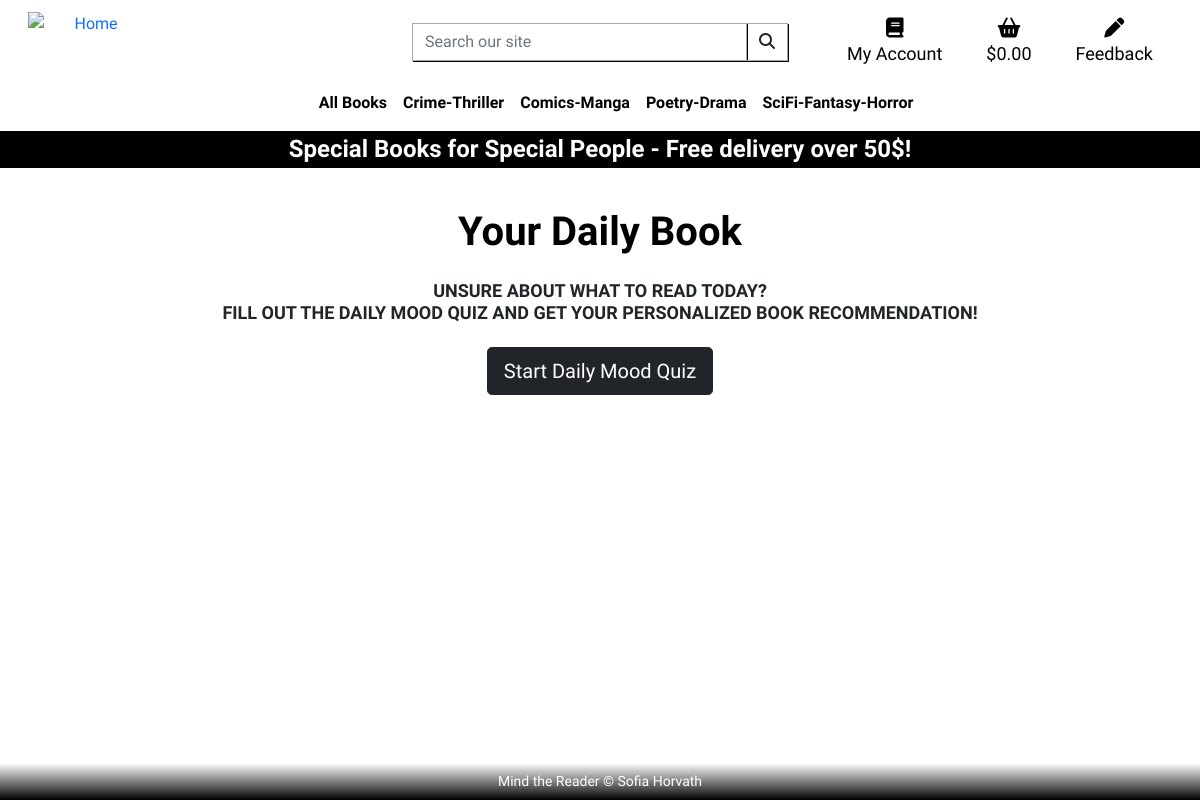
/dailybook/, run on the app's committed database.
### dailybook/models.py (models this page shows)
class Quiz(models.Model):
    name = models.CharField(max_length=255)
    description = models.TextField(blank=True, null=True)

### dailybook/views.py (the view, shortened to what this page needs)
# urls.py: path('', views.quiz, name='quiz'),
def quiz(request):
    context = {}
    context['game_start'] = True
    context['game_on'] = False
    context['game_end'] = False
    quiz = Quiz.objects.filter(name='Your Daily Book').first()
    questions_count = quiz.questions.all().count()
    context['quiz'] = quiz
    context['quiz_name'] = quiz.name
    return render(request, 'dailybook/quiz.html', context=context)

### shopping_bag/contexts.py (called while the page is built, shortened)
def my_bag_contents(request):
    bag_items = []
    total = 0
    product_count = 0
    bag = request.session.get('bag', {})
    if total < settings.FREE_DELIVERY_THRESHOLD:
        delivery = total * Decimal(settings.STANDARD_DELIVERY_PERCENTAGE / 100)
        free_delivery_delta = settings.FREE_DELIVERY_THRESHOLD - total
    else:
        delivery = 0
        free_delivery_delta = 0
    grand_total = delivery + total
    context = {
        'bag_items': bag_items,
        'total': total,
        'product_count': product_count,
        'delivery': delivery,
        'free_delivery_delta': free_delivery_delta,
        'free_delivery_threshold': settings.FREE_DELIVERY_THRESHOLD,
        'grand_total': grand_total,
    }
    return context

### dailybook/templates/dailybook/quiz.html (shortened to what this page needs)
{% extends 'base.html' %}
{% block content %}
{% load static %}
<div class="container main-container">
    <article class="row">
        <header class="row page-title mt-4 mb-3">
            <div class="text-center">
                <h1 class="logo-font mt-4">{{quiz_name}}</h1>
            </div>
        </header>
        <section>
            {% if game_start is True %}
            <div id="quiz-starter">
                <h4 class="text-center text-uppercase bold">{{quiz.description|linebreaks}}</b></h4>
                <div class="row mt-4 mb-4">
                    <div class="center-container">
                        <form method="POST">
                            <input type="submit" id='quiz_start' name='quiz_start'
                                   class="btn btn btn-dark btn-lg large-btn" value="Start Daily Mood Quiz">
                        </form>
                    </div>
                </div>
            </div>
            {% endif %}
        </section>
    </article>
</div>
{% endblock content %}

### static/css/style.css (style rules this page uses)
:root { --darkgray: rgba(33,37,41); --hover-shadow: 0 0 10px black; --card-shadow: 0 4px 8px 0 rgba(0, 0, 0, 0.9); --black-text-border: -1px 0 black, 0 1.2px black, 1.2px 0 black, 0 -1px black; --strong-text-shadow: 3px 3px 4px black, 0 0 35px black, 0 0 20px black; --strong-text-shadow-white: 3px 3px 4px white, 0 0 35px white, 0 0 20px white; --facebook: #0b5ed7; --twitter: #31d2f2; --email: #777777; --whatsapp: #25d366; }
* { box-sizing: border-box; font-family: 'Philosopher', sans-serif; }
body { margin: 100px 0 170px 0 !important; flex-wrap: wrap; clear: both; }
.background { background-size: cover; background-position: center center; background-attachment: fixed; background-repeat: no-repeat; background-image: url('background.png'); }
header, main { padding: 0 !important; margin: 0 !important; }
.bold, h1,h2,h3,h4,h5 { font-weight: bold !important; }
.row { margin-right: 0 !important; margin-left: 0 !important; padding-right: 0 !important; padding-left: 0 !important; }
hr, label, .page-title { color: black; }
p, label { font-size:18px; }
.center-container { margin: auto; display: flex; width: auto; align-items: center; text-align: center; }
.main-container { margin-top: 10rem !important; }

### data on the page
Quiz: name "Your Daily Book", description "UNSURE ABOUT WHAT TO READ TODAY? FILL OUT THE DAILY MOOD QUIZ AND GET YOUR PERSONALIZED BOOK RECOMMENDATION!"
